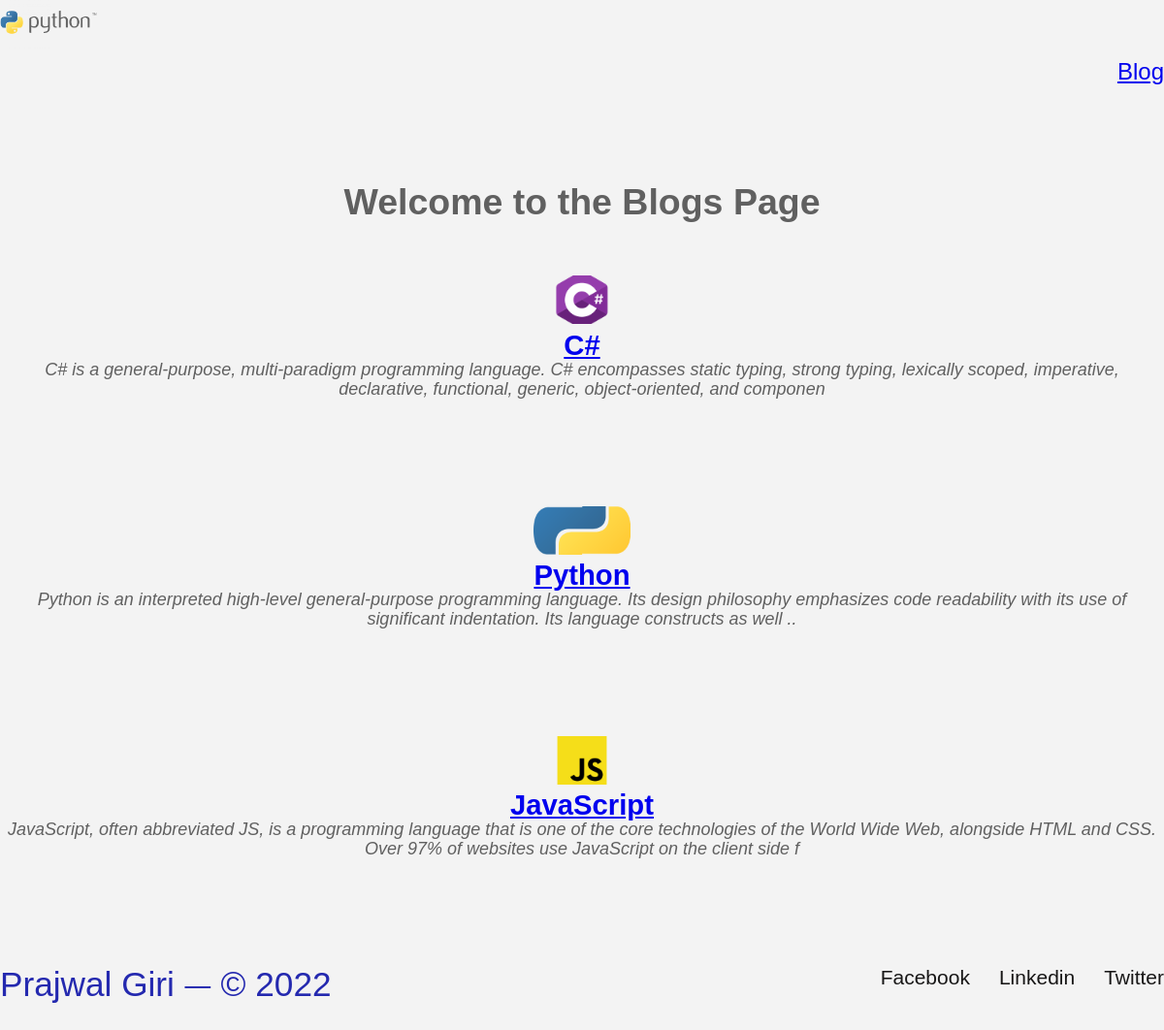
Screenshot of /blog/ with the database file from the repository.
### homepage/models.py (models this page shows)
class HomePage(models.Model):
    header_image = models.ImageField(
        null=True, blank=True, upload_to='images/')
    navigation1 = models.CharField(max_length=100, null=True, blank=True)
    navigation2 = models.CharField(max_length=100, null=True, blank=True)
    herotitle = models.TextField(null=True, blank=True)
    herotext1 = models.TextField(null=True, blank=True)
    herotext2 = models.TextField(null=True, blank=True)
    hero_image = models.ImageField(
        null=True, blank=True, upload_to='images/')
    middletitle = models.CharField(max_length=100, null=True, blank=True)
    middletext = models.TextField(null=True, blank=True)
    middletitle1 = models.CharField(max_length=100, null=True, blank=True)
    middletext1 = models.TextField(null=True, blank=True)
    endtext = models.CharField(max_length=100, null=True, blank=True)
    endemail = models.CharField(max_length=100, null=True, blank=True)
    contactme = models.CharField(max_length=100, null=True, blank=True)
    footerheading = models.CharField(max_length=100, null=True, blank=True)
    footer1 = models.CharField(max_length=100, null=True, blank=True)
    footer2 = models.CharField(max_length=100, null=True, blank=True)
    footer3 = models.CharField(max_length=100, null=True, blank=True)

### blogpage/models.py (models this page shows, shortened)
class Cblog(models.Model):
    title = models.CharField(max_length=50, null=True, blank=True)
    body = models.TextField(null=True, blank=True)
    intro = models.CharField(max_length=200, null=True, blank=True)
    blogimage = models.ImageField(
        null=True, blank=True, upload_to='images/')

### blogpage/views.py (the view)
# urls.py: path("blog/", fblog, name="blog1"),
def fblog(request):
    context = {
        "result1": Cblog.objects.all(),
        "result": HomePage.objects.first()
    }
    return render(request, "blogpage/blog.html", context)

### templates/blogpage/blog.html (shortened to what this page needs)
{% extends "base.html" %}
{% block content %}
<section class="blogbody">
    <h1>
        Welcome to the Blogs Page
    </h1>
    <br>
    <br>
    {% for item in result1 %}
    <div class="blog-card-img">
        <img src="{{item.blogimage.url}}" alt="img" class="img-responsive">
    </div>
    <section class="blogbody">
        <h1><a href="{% url 'blogdetail' item.id %}">{{item.title}}</h1></a>
    </section>
    <section class="blogbody1">
        <em> {{item.intro}}</em>
    </section>
    <br>
    <br>
    <br>
    <br>
    {% endfor %}
    {% endblock content %}

### templates/base.html (shortened to what this page needs)
{% load static %}
<!DOCTYPE html>
<html lang="en">
<head>
    <link rel="stylesheet" href="{% static 'css/style.css' %}">
</head>
<body>
    <header>
        <div class="navbar">
            <a href="{% url 'home' %}"><img src="{{result.header_image.url}}" alt="" class="img-responsive"></a>
            <nav>
                <a href="{% url 'blog1' %}">{{result.navigation2}}</a>
            </nav>
        </div>
    </header>
    {% block content %}
    {% endblock content %}
    <footer>
        <div class="downleft">
            {{result.footerheading}}
        </div>
        <div class="downright">
            <a href="https://www.facebook.com" class="social-link" target="_blank">{{result.footer1}}</a>
            <a href="https://www.linkedin.com" class="social-link" target="_blank">{{result.footer2}}</a>
            <a href="https://twitter.com/?lang=en" class="social-link" target="_blank">{{result.footer3}}</a>
        </div>
    </footer>
</body>
</html>

### staticfolder/css/style.css (style rules this page uses)
* { margin: 0; padding: 0; box-sizing: border-box; }
body { background-color: #f3f3f3; max-width: 1200px; margin: auto; }
.navbar { display: flex; justify-content: space-between; }
nav { display: flex; gap: 30px; margin-top: 60px; margin-bottom: 100px; }
.navbar { font-family: "DM Sans", sans-serif; font-size: 24px; font-weight: 500; text-decoration: none; color: #181717; }
footer { display: flex; justify-content: space-between; margin-bottom: 50px; }
.downleft { font-family: "DM Sans", sans-serif; font-style: normal; font-weight: 500; font-size: 2.2rem; color: #2429af; }
.downright { display: flex; gap: 30px; }
.social-link { font-family: "DM Sans", sans-serif; font-style: normal; font-weight: 500; font-size: 21px; color: #181717; text-decoration: none; }
.blogbody { font-family: "DM Sans", sans-serif; font-style: normal; font-weight: normal; font-size: 25px; color: #606060; line-height: 1.1; margin-bottom: 0px; text-align: center; }
.blogbody1 { font-family: "DM Sans", sans-serif; font-style: normal; font-weight: normal; font-size: 18px; color: #606060; line-height: 1.1; margin-bottom: 0px; text-align: center; }
.blog-card-img { text-align: center; }
.img-responsive { max-width: 100%; height: auto; float: center; width: 100px; height: 50px; object-fit: cover; }

### rows the page displays
HomePage: header_image (picture), navigation2 "Blog", footerheading "Prajwal Giri ⏤ © 2022", footer1 "Facebook", footer2 "Linkedin", footer3 "Twitter"
Cblog: blogimage (picture), title "C#", intro "C# is a general-purpose, multi-paradigm programming language. C# encompasses static typing, strong typing, lexically scoped, imperative, declarative, functional, generic, object-oriented, and componen"
Cblog: blogimage (picture), title "Python", intro "Python is an interpreted high-level general-purpose programming language. Its design philosophy emphasizes code readability with its use of significant indentation. Its language constructs as well .."
Cblog: blogimage (picture), title "JavaScript", intro "JavaScript, often abbreviated JS, is a programming language that is one of the core technologies of the World Wide Web, alongside HTML and CSS. Over 97% of websites use JavaScript on the client side f"
